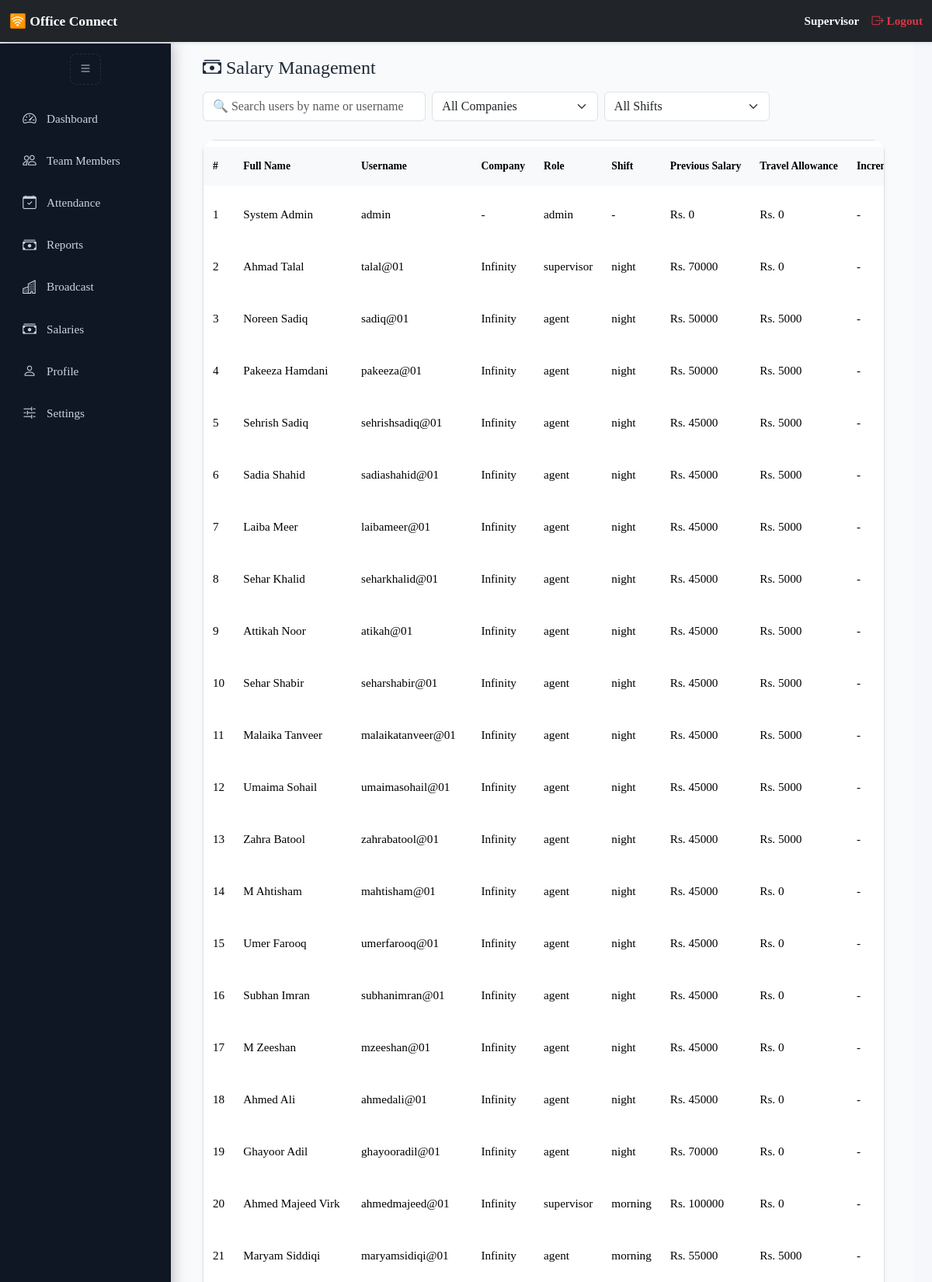
/admin/salary-management (signed in, upper part), run on the app's committed database.
### app/models.py (models this page shows, shortened)
class User(db.Model, UserMixin):
    __tablename__ = 'users'
    id = db.Column(db.Integer, primary_key=True)
    first_name = db.Column(db.String(50), nullable=True)
    last_name = db.Column(db.String(50), nullable=True)
    username = db.Column(db.String(64), unique=True, nullable=False)
    email = db.Column(db.String(120), unique=True)
    password_hash = db.Column(db.String(128), nullable=False)
    shift = db.Column(db.String(20), nullable=True)
    role = db.Column(db.String(20), nullable=False, default='agent')
    cnic = db.Column(db.String(20), nullable=True)
    company_id = db.Column(db.Integer, db.ForeignKey('companies.id'))
    company = db.relationship('Company', back_populates='users')
    salary = db.Column(db.Float, nullable=True, default=0.0)
    is_active_db = db.Column(db.Boolean, default=True)
    created_at = db.Column(db.DateTime, default=datetime.utcnow)
    travel_allowance_eligible = db.Column(db.Boolean, default=False)
    travel_allowance_amount = db.Column(db.Integer, nullable=True)
    father_name = db.Column(db.String(100), nullable=True)
    current_address = db.Column(db.String(255), nullable=True)
    permanent_address = db.Column(db.String(255), nullable=True)
    contact_number = db.Column(db.String(20), nullable=True)
    emergency_contact = db.Column(db.String(20), nullable=True)
    whatsapp_number = db.Column(db.String(20), nullable=True)
    blood_group = db.Column(db.String(10), nullable=True)
    resume_path = db.Column(db.String(255), nullable=True)  # Path to uploaded CV
    profile_picture = db.Column(db.String(255), nullable=True)
    cnic_front = db.Column(db.String(255), nullable=True)
    cnic_back = db.Column(db.String(255), nullable=True)
    guardian_cnic_front = db.Column(db.String(255), nullable=True)
    guardian_cnic_back = db.Column(db.String(255), nullable=True)
    profile_locked = db.Column(db.Boolean, default=False)
    penalties = db.relationship('Penalty', backref='user', foreign_keys='Penalty.user_id', lazy=True)
    marked_penalties = db.relationship('Penalty', backref='marker', foreign_keys='Penalty.marked_by', lazy=True)
    clearances = db.relationship('Clearance', backref='user', foreign_keys='Clearance.user_id', lazy=True)
    marked_clearances = db.relationship('Clearance', backref='marker', foreign_keys='Clearance.marked_by', lazy=True)
    @property
    def is_active(self):
        if self.username.lower() == "admin":
            return True
        return self.is_active_db

class Company(db.Model):
    __tablename__ = 'companies'
    id = db.Column(db.Integer, primary_key=True)
    name = db.Column(db.String(150), unique=True, nullable=False)
    created_by = db.Column(db.String(100), nullable=False)
    created_at = db.Column(db.DateTime, default=datetime.utcnow)
    users = db.relationship('User', back_populates='company', lazy=True)

### app/routes/admin_routes.py (the view)
@admin_bp.route('/salary-management')
@login_required
def salary_management():
    users = User.query.all()
    companies = Company.query.order_by(Company.name).all()  # ✅ Fetch all companies
    return render_template(
        'admin/salary_management.html',
        users=users,
        companies=companies  # ✅ Pass to template
    )

### app/routes/auth_routes.py (called while the page is built)
@login_manager.user_loader
def load_user(user_id):
    return User.query.get(int(user_id))

### app/templates/admin/salary_management.html (shortened to what this page needs)
{% extends "dashboard_base.html" %}
{% block dashboard_content %}
<div class="container-fluid py-3">
    <div class="d-flex justify-content-between align-items-center mb-3">
        <h4 class="mb-0"><i class="bi bi-cash-stack"></i> Salary Management</h4>
    </div>
    <div class="row g-2 align-items-center mb-4">
        <div class="col-12 col-md-4">
            <input type="text" id="userSearch" class="form-control" placeholder="🔍 Search users by name or username">
        </div>
        <div class="col-6 col-md-3">
            <select id="companyFilter" class="form-select">
                <option value="">All Companies</option>
            </select>
        </div>
        <div class="col-6 col-md-3">
            <select id="shiftFilter" class="form-select">
                <option value="">All Shifts</option>
            </select>
        </div>
    </div>
    <div class="card shadow-sm">
        <div class="table-responsive">
            <table class="table align-middle">
                <thead class="table-light">
                    <tr>
                        <th>#</th>
                        <th>Full Name</th>
                        <th>Username</th>
                        <th>Company</th>
                        <th>Role</th>
                        <th>Shift</th>
                        <th>Previous Salary</th>
                        <th>Travel Allowance</th>
                        <th>Incremented Salary</th>
                    </tr>
                </thead>
                <tbody id="salaryTableBody">
                    {% for user in users %}
                    <tr data-company-id="{{ user.company.id if user.company else '' }}">
                        <td>{{ loop.index }}</td>
                        <td>{{ user.first_name }} {{ user.last_name }}</td>
                        <td>{{ user.username }}</td>
                        <td>{{ user.company.name if user.company else '-' }}</td>
                        <td>{{ user.role or '-' }}</td>
                        <td>{{ user.shift or '-' }}</td>
                        <td>
                            {% if user.increments %}
                                Rs. {{ "%.0f"|format(user.increments[-1].previous_salary) }}
                            {% else %}
                                Rs. {{ "%.0f"|format(user.salary or 0) }}
                            {% endif %}
                        </td>
                        <td>Rs. {{ "%.0f"|format(user.travel_allowance_amount or 0) }}</td>
                        <td>
                            {% if user.increments %}
                                Rs. {{ "%.0f"|format(user.increments[-1].new_salary) }}
                            {% else %}
                                -
                            {% endif %}
                        </td>
                    </tr>
                    {% endfor %}
                </tbody>
            </table>
        </div>
    </div>
</div>
{% endblock %}

### app/templates/partials/navbar.html (shortened to what this page needs)
<nav class="navbar navbar-dark bg-dark fixed-top shadow-sm py-2">
  <div class="container-fluid d-flex justify-content-between align-items-center">
    <div class="d-flex align-items-center">
      <a class="navbar-brand fw-semibold" href="/">🛜 Office Connect</a>
    </div>
    <div class="d-flex align-items-center flex-wrap text-end">
      <span class="text-light me-3 fw-semibold">{{ current_user.role|capitalize }}</span>
      <a class="nav-link text-danger fw-semibold d-flex align-items-center" href="{{ url_for('auth.logout') }}">
        <i class="bi bi-box-arrow-right"></i> Logout
      </a>
    </div>
  </div>
</nav>

### app/templates/base.html (style rules this page uses)
html, body { width: 100%; height: 100%; margin: 0; padding: 0; overflow-x: hidden; background-color: #f5f7fb; font-family: 'Times New Roman', Times, serif !important; color: #1f2937; line-height: 1.6; scroll-behavior: smooth; }
:root { --primary: #2563eb; --primary-dark: #1e3a8a; --accent: #16a34a; --card-bg: #ffffff; --muted: #64748b; --shadow-sm: 0 4px 10px rgba(0, 0, 0, 0.05); --shadow-md: 0 8px 20px rgba(0, 0, 0, 0.1); --bubble-hover: 0 8px 20px rgba(37, 99, 235, 0.12); }
.card { border: none; border-radius: 16px; background: var(--card-bg); box-shadow: var(--shadow-sm); transition: transform 0.3s ease, box-shadow 0.3s ease; overflow: hidden; max-width: 100%; }
.table { border-collapse: separate; border-spacing: 0 8px; width: 100%; table-layout: auto; }
.table thead { background: #f1f5f9; color: var(--primary-dark); text-transform: uppercase; font-size: 0.85rem; }
.table tbody tr { background: #fff; border-radius: 10px; transition: transform 0.25s ease, box-shadow 0.25s ease; }
.table th, .table td { vertical-align: middle; padding: 14px 12px; border: none; text-align: center; word-break: break-word; }
.table-responsive { overflow-x: auto; }
.table td, .table th { white-space: nowrap; vertical-align: middle; }
body { padding-top: 56px; }

### app/templates/partials/navbar.html (style rules this page uses)
.navbar { font-family: 'Times New Roman', Times, serif; transition: all 0.3s ease; z-index: 1050; }
.navbar .navbar-brand { font-size: 1.1rem; white-space: nowrap; }
.navbar .text-light, .navbar .nav-link { font-size: 0.95rem; white-space: nowrap; }
.navbar .nav-link i { margin-right: 4px; }
body { padding-top: 8px; }
.navbar { z-index: 3000 !important; }

### app/templates/dashboard_base.html (style rules this page uses)
:root { --sidebar-bg: #0f1724; --sidebar-hover: #14243a; --accent: #2563eb; --muted: #cbd5e1; --header-h: 56px; --content-bg: #f8fafc; }
body { font-family: 'Times New Roman', Times, serif !important; margin: 0; overflow-x: hidden; }
.table th, .table td { text-align: left; vertical-align: middle; }
.table th { white-space: nowrap; }
.table-responsive { max-height: 72vh; overflow-y: auto; overflow-x: auto; border-radius: 8px; border: 1px solid #dee2e6; box-shadow: 0 2px 6px rgba(0,0,0,0.05); }
table { width: 100%; border-collapse: collapse; font-size: 0.95rem; text-align: left; background-color: #fff; }
thead th { position: sticky; top: 0; background-color: #212529; color: white; z-index: 10; font-weight: 600; text-transform: capitalize; white-space: nowrap; padding: 10px 12px; }
tbody td { padding: 80px 12px; border-bottom: 1px solid #dee2e6; vertical-align: middle; color: #333; }

### data on the page
User: role "Supervisor", first_name "Ahmad", last_name "Talal", username "talal@01", company "Infinity", role "supervisor", shift "night", salary "70000", travel_allowance_amount "0"
User: first_name "System", last_name "Admin", username "admin", company "-", role "admin", shift "-", salary "0", travel_allowance_amount "0"
User: first_name "Noreen", last_name "Sadiq", username "sadiq@01", company "Infinity", role "agent", shift "night", salary "50000", travel_allowance_amount "5000"
User: first_name "Pakeeza", last_name "Hamdani", username "pakeeza@01", company "Infinity", role "agent", shift "night", salary "50000", travel_allowance_amount "5000"
User: first_name "Sehrish", last_name "Sadiq", username "sehrishsadiq@01", company "Infinity", role "agent", shift "night", salary "45000", travel_allowance_amount "5000"
User: first_name "Sadia", last_name "Shahid", username "sadiashahid@01", company "Infinity", role "agent", shift "night", salary "45000", travel_allowance_amount "5000"
User: first_name "Laiba", last_name "Meer", username "laibameer@01", company "Infinity", role "agent", shift "night", salary "45000", travel_allowance_amount "5000"
User: first_name "Sehar", last_name "Khalid", username "seharkhalid@01", company "Infinity", role "agent", shift "night", salary "45000", travel_allowance_amount "5000"
User: first_name "Attikah", last_name "Noor", username "atikah@01", company "Infinity", role "agent", shift "night", salary "45000", travel_allowance_amount "5000"
User: first_name "Sehar", last_name "Shabir", username "seharshabir@01", company "Infinity", role "agent", shift "night", salary "45000", travel_allowance_amount "5000"
User: first_name "Malaika", last_name "Tanveer", username "malaikatanveer@01", company "Infinity", role "agent", shift "night", salary "45000", travel_allowance_amount "5000"
User: first_name "Umaima", last_name "Sohail", username "umaimasohail@01", company "Infinity", role "agent", shift "night", salary "45000", travel_allowance_amount "5000"
User: first_name "Zahra", last_name "Batool", username "zahrabatool@01", company "Infinity", role "agent", shift "night", salary "45000", travel_allowance_amount "5000"
User: first_name "M", last_name "Ahtisham", username "mahtisham@01", company "Infinity", role "agent", shift "night", salary "45000", travel_allowance_amount "0"
User: first_name "Umer", last_name "Farooq", username "umerfarooq@01", company "Infinity", role "agent", shift "night", salary "45000", travel_allowance_amount "0"
User: first_name "Subhan", last_name "Imran", username "subhanimran@01", company "Infinity", role "agent", shift "night", salary "45000", travel_allowance_amount "0"
User: first_name "M", last_name "Zeeshan", username "mzeeshan@01", company "Infinity", role "agent", shift "night", salary "45000", travel_allowance_amount "0"
User: first_name "Ahmed", last_name "Ali", username "ahmedali@01", company "Infinity", role "agent", shift "night", salary "45000", travel_allowance_amount "0"
User: first_name "Ghayoor", last_name "Adil", username "ghayooradil@01", company "Infinity", role "agent", shift "night", salary "70000", travel_allowance_amount "0"
User: first_name "Ahmed", last_name "Majeed Virk", username "ahmedmajeed@01", company "Infinity", role "supervisor", shift "morning", salary "100000", travel_allowance_amount "0"
User: first_name "Maryam", last_name "Siddiqi", username "maryamsidiqi@01", company "Infinity", role "agent", shift "morning", salary "55000", travel_allowance_amount "5000"
